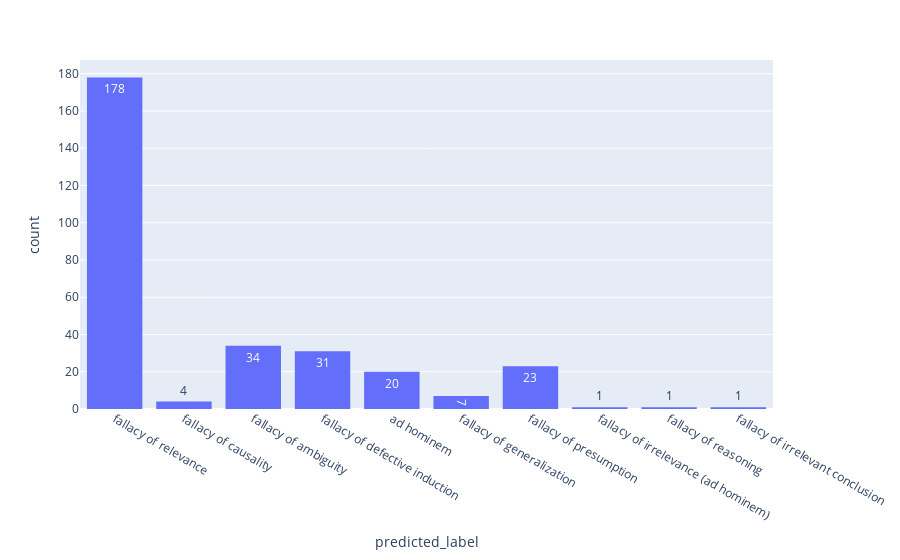

This figure's notebook cell:
### Code cell
px.histogram(dataframe, x="predicted_label", text_auto=True)

### Figure 1 — Plotly figure (JSON) as saved in the notebook; plotly's stock layout.template omitted (floating-point values rounded to 4 significant figures; data arrays with more than 128 entries replaced by an {"elided": "..."} marker saying what was removed)
{"data": [{"alignmentgroup": "True", "bingroup": "x", "hovertemplate": "predicted_label=%{x}<br>count=%{y}<extra></extra>", "legendgroup": "", "marker": {"color": "#636efa", "pattern": {"shape": ""}}, "name": "", "offsetgroup": "", "orientation": "v", "showlegend": false, "texttemplate": "%{value}", "type": "histogram", "x": {"elided": "300 str values"}, "xaxis": "x", "yaxis": "y"}], "layout": {"barmode": "relative", "legend": {"tracegroupgap": 0}, "margin": {"t": 60}, "xaxis": {"anchor": "y", "domain": [0, 1], "title": {"text": "predicted_label"}}, "yaxis": {"anchor": "x", "domain": [0, 1], "title": {"text": "count"}}}}
